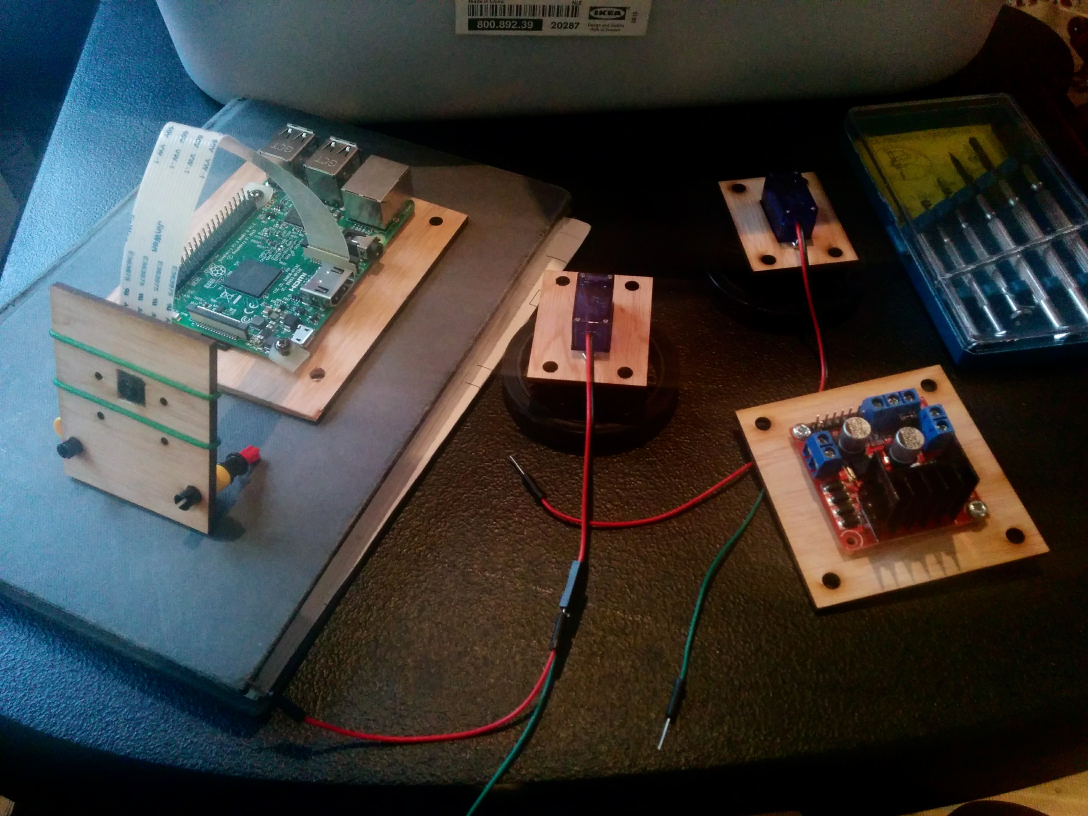
#> input picture CAD/IMG_20180209_170831.jpg, 3264 x 2448 px, given in place of test2.JPG, which was not available (shown at 1/3 size)
$ python OpenCV_ImageProcessing.py
#> lines starting #> are read from the running program, lines starting #| are printed output that depends on the picture; pictures that were not available may be replaced by others from this repository, and a replacement may not be noted
#(2) Image Processing with OpenCV

#2. Geometric Transformations

#translation = shift object's position. using matrix [1,0,t_x;0,1,t_y]

import cv2
import numpy as np

image = cv2.imread('test2.JPG',0)
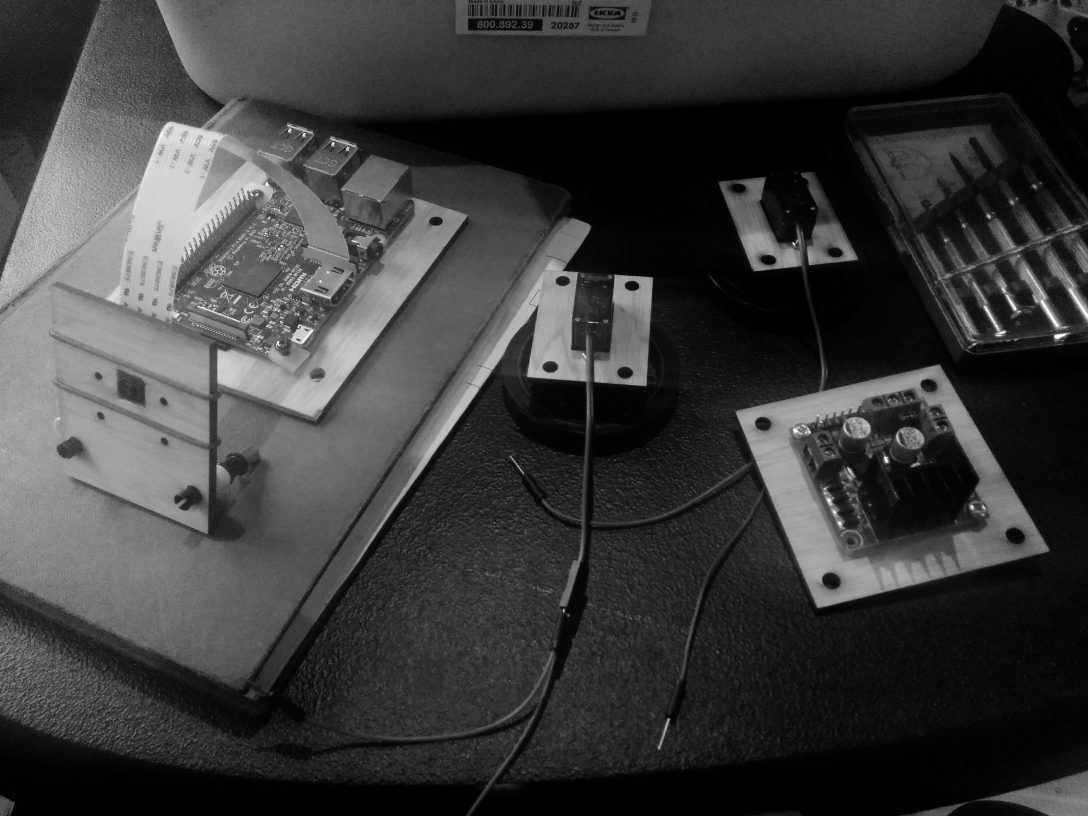
#> image: shape (2448, 3264) (shown at 1/3 size); min 0, max 255, mean 59.2
image = cv2.resize(image,(500,420))
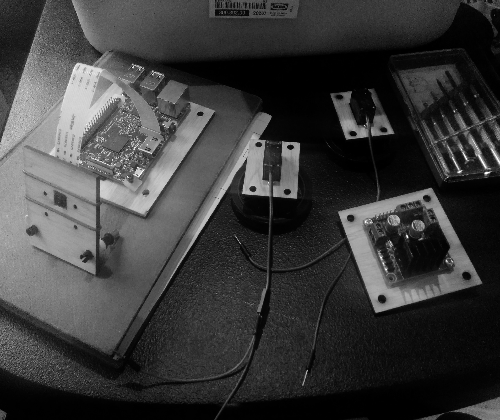
#> image: shape (420, 500); min 0, max 255, mean 59.1
rows,cols = image.shape
#> rows = 420; cols = 500

M = np.float32([[1,0,50],[0,1,50]])
dst = cv2.warpAffine(image,M,(cols,rows))

cv2.imshow('image',dst)
cv2.waitKey(5000)
cv2.destroyAllWindows()

#rotation = rotation of image by angle theta. matrix is [cos(theta),-sin(theta) ;
# sin(theta), cos(theta)]

import cv2
import numpy as np

image = cv2.imread('test3.JPG',0)
image = cv2.resize(image,(500,420))
rows,cols = image.shape

M = cv2.getRotationMatrix2D((cols/2,rows/2),90,1)
#> M = [[6.12e-17, 1, 40], [-1, 6.12e-17, 460]]
dst = cv2.warpAffine(image,M,(cols,rows))

cv2.imshow('image',dst)
cv2.waitKey(5000)
cv2.destroyAllWindows()

import cv2
import numpy as np
from picamera.array import PiRGBArray
from picamera import PiCamera

img = cv2.imread('test3.JPG')
#> img is the input picture: shape (2448, 3264, 3); mean B, G, R 56.9, 59.5, 59.7
img = cv2.resize(img,(500,420))
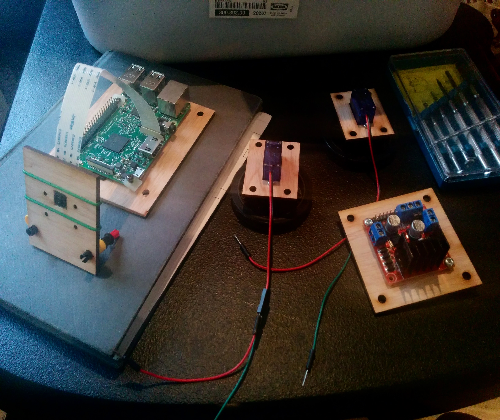
#> img: shape (420, 500, 3); mean B, G, R 56.7, 59.3, 59.6
rows,cols,ch = img.shape
#> ch = 3

#affine transformation. All parallel lines in image will be
#parallel in the output image.

pts1 = np.float32([[50,50],[200,50],[50,200]])
pts2 = np.float32([[10,100],[200,50],[100,250]])

M = cv2.getAffineTransform(pts1,pts2)
dst = cv2.warpAffine(img,M,(cols,rows))
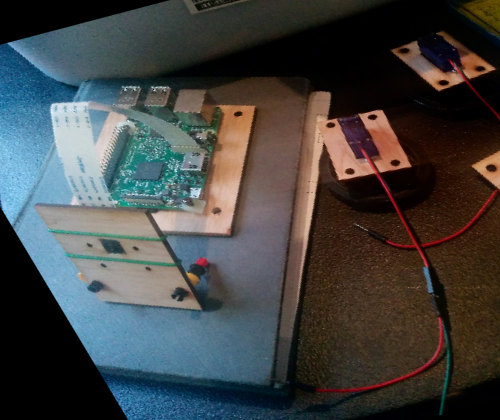
#> dst: shape (420, 500, 3); mean B, G, R 67, 67.6, 66.1

#perspective transformation
#3x3 transformation matrix. 4 points on input image with 3 not collinear

pts1 = np.float32([[50,50],[360,52],[28,364],[390,388]])
pts2 = np.float32([[0,0],[310,0],[0,310],[310,310]])

M = cv2.getPerspectiveTransform(pts1,pts2)
dst = cv2.warpPerspective(img,M,(310,310))
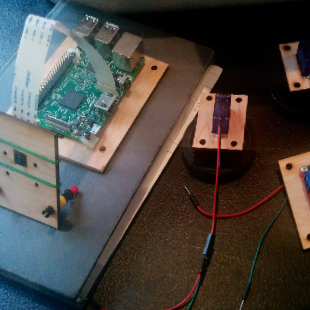
#> dst: shape (310, 310, 3); mean B, G, R 67.5, 72.2, 76.6

cv2.imshow("result", dst)
cv2.waitKey(5000)
cv2.destroyAllWindows()

#3. Smoothing Images

#2D Convolution
#low pass filters remove noise or blur image. Kernel - window centred on pixel.
#average of pixel values inside window.

import cv2
import numpy as np

img = cv2.imread('test2.JPG')
img = cv2.resize(img,(500,420))

kernel = np.ones((3,3),np.float32)/9
dst = cv2.filter2D(img,-1,kernel)
#> dst: shape (420, 500, 3)

cv2.imshow("Test Filter", img)
cv2.waitKey(5000)
cv2.destroyAllWindows()

#4. Morphological Transformations

#operations based on image shape. two inputs: Original image + kernel

#erosion: removes boundaries of foreground object. PIxel in original image will be
#a 1 if all pixels in kernel are 1 else made 0

import cv2
import numpy as np

img = cv2.imread('test2.JPG',0)
img = cv2.resize(img,(500,420))
kernel = np.ones((5,5),np.uint8)
erosion = cv2.erode(img,kernel,iterations=1)
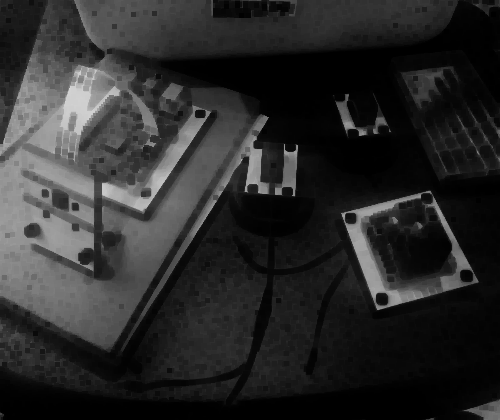
#> erosion: shape (420, 500); min 0, max 211, mean 42.5

cv2.imshow("Erosion Test",erosion)
cv2.waitKey(5000)
cv2.destroyAllWindows()

#dilation: pixel element is 1 if at least one pixel under kernel is 1.
#increases white region in image

import cv2
import numpy as np

img = cv2.imread('test2.JPG',0)
img = cv2.resize(img,(500,420))
kernel = np.ones((5,5),np.uint8)
dilation = cv2.dilate(img, kernel, iterations = 1)
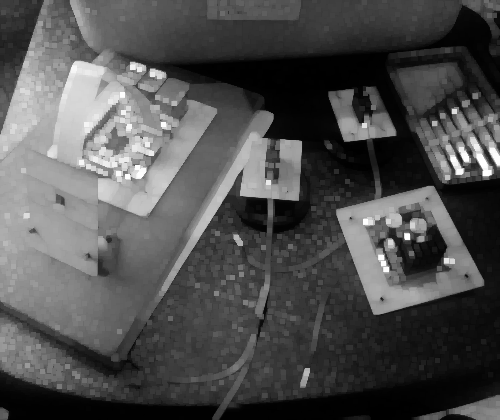
#> dilation: shape (420, 500); min 0, max 255, mean 79.3

cv2.imshow("DilationTest",dilation)
cv2.waitKey(5000)
cv2.destroyAllWindows()
